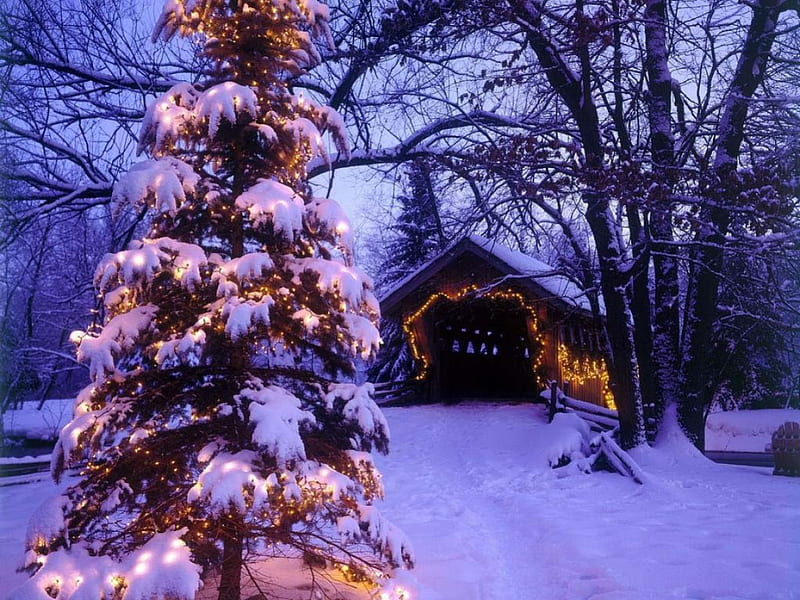
#> input picture PyIP27_Digital/3-Snow_Fall/snowy lanscape.jpg, 800 x 600 px
$ python snowfall.py
#> lines starting #> are read from the running program, lines starting #| are printed output that depends on the picture; after the words box and inside, x2 and y2 are one past the last pixel; in counts of white or black regions, pixels touching at a corner belong together
# Make a landscape with snowfall, save as a gif file

import numpy as np
import random
import cv2

image=cv2.imread("snowy lanscape.jpg")
#> image is the input picture: shape (600, 800, 3); mean B, G, R 138.6, 82.1, 95.2
image=cv2.cvtColor(image, cv2.COLOR_BGR2GRAY)
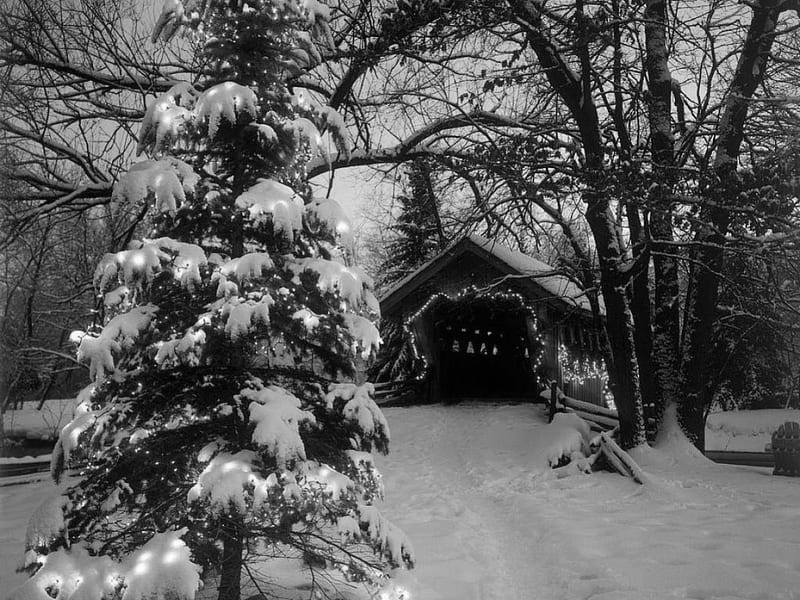
#> image: shape (600, 800); min 0, max 255, mean 92.5

rows, cols=image.shape
#> rows = 600; cols = 800

writer=cv2.VideoWriter("snow_fall.mp4", cv2.VideoWriter_fourcc(*'XVID'), 10, (cols, rows))


while True:
    image=cv2.imread("snowy lanscape.jpg")
    image=cv2.cvtColor(image, cv2.COLOR_BGR2GRAY)

    x = np.random.randint(0, image.shape[1], size=1000)
    y = np.random.randint(0, image.shape[0], size=1000)

    for i in range(len(x)):
        cv2.circle(image, (x[i], y[i]), random.randint(0,3), (255, 255), -1)
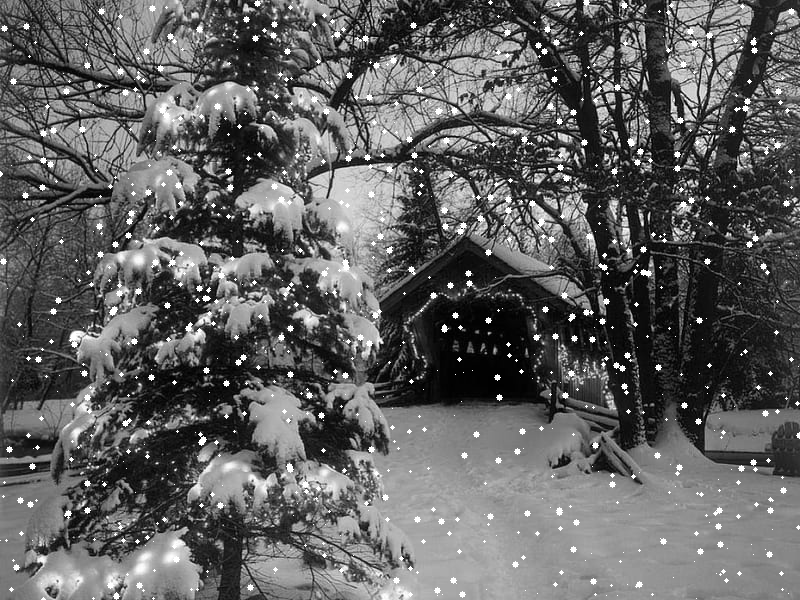
#> image: shape (600, 800); 2.44% of pixels changed, all inside (x1, y1, x2, y2) = (0, 0, 800, 600)

    noise = np.zeros_like(image)
    cv2.randn(noise, (0), (50))
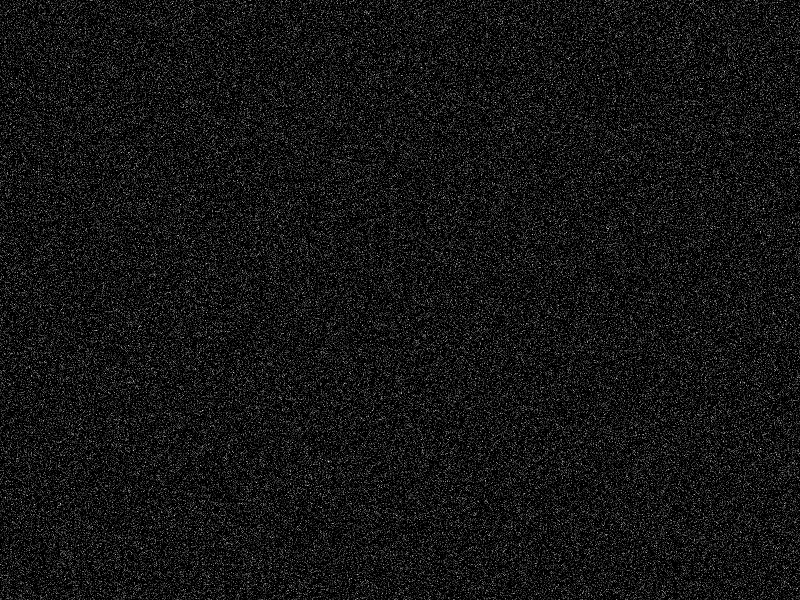
#> noise: shape (600, 800); min 0, max 233, mean 20
    img = cv2.add(image, noise)
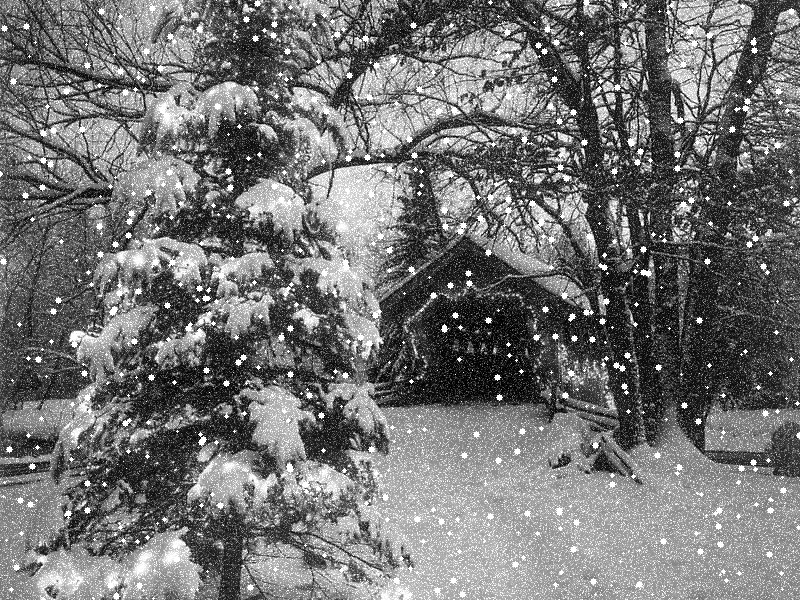
#> img: shape (600, 800); min 0, max 255, mean 115.5

    image=cv2.cvtColor(image, cv2.COLOR_GRAY2BGR)
#> image: shape (600, 800, 3)
    writer.write(image)

    cv2.imshow("", image)
    if cv2.waitKey(60) & 0xFF==ord("q"):
#> (key q is pressed here)
        break


writer.release()
